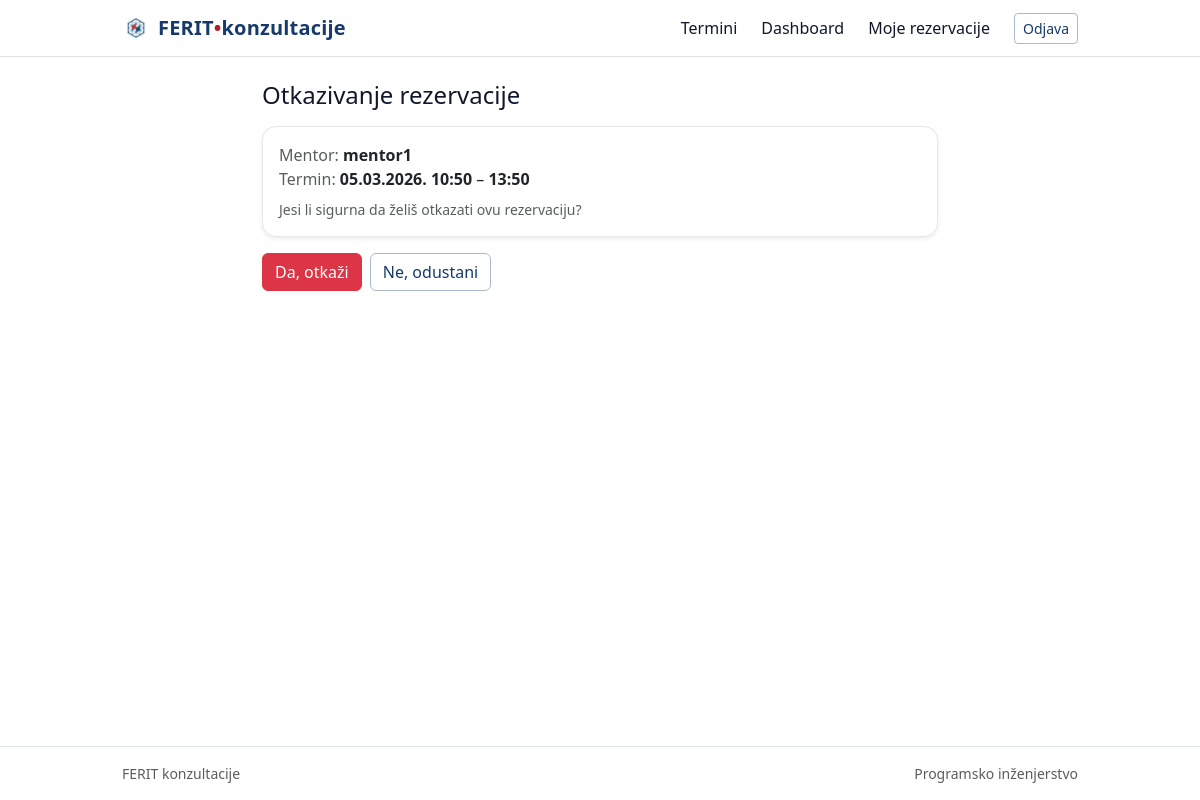
/my-bookings/2/cancel/ (signed in), run on the app's committed database.
### booking/models.py (models this page shows, shortened)
class Booking(models.Model):
    STATUS_CHOICES = [
        ('booked', 'Booked'),
        ('cancelled', 'Cancelled'),
    ]
    slot = models.ForeignKey(
        'AvailabilitySlot',
        on_delete=models.CASCADE,
        related_name='bookings',
    )
    student = models.ForeignKey(
        settings.AUTH_USER_MODEL,
        on_delete=models.CASCADE,
        related_name='bookings',
    )
    status = models.CharField(max_length=20, choices=STATUS_CHOICES, default='booked')
    created_at = models.DateTimeField(default=timezone.now)
    class Meta:
        constraints = [
            models.UniqueConstraint(fields=['slot'], name='unique_booking_per_slot'),
        ]

class AvailabilitySlot(models.Model):
    mentor = models.ForeignKey(
        settings.AUTH_USER_MODEL, on_delete=models.CASCADE, related_name="availability_slots"
    )
    start_at = models.DateTimeField()
    end_at = models.DateTimeField()
    is_active = models.BooleanField(default=True)
    class Meta:
        ordering = ["start_at"]
        constraints = [
            models.CheckConstraint(
                check=models.Q(end_at__gt=models.F("start_at")),
                name="slot_end_after_start",
            ),
        ]

### booking/views.py (the view)
# urls.py: path("my-bookings/<int:booking_id>/cancel/", views.cancel_booking, name="cancel_booking"),
@login_required
def cancel_booking(request, booking_id):
    if not is_student(request.user):
        return HttpResponseForbidden("Samo studenti mogu otkazati rezervaciju.")
    booking = get_object_or_404(Booking, id=booking_id, student=request.user)
    if request.method == "POST":
        booking.status = "cancelled"
        booking.save()
        messages.success(request, "Rezervacija je otkazana.")
        return redirect("booking:my_bookings")
    return render(request, "booking/cancel_booking_confirm.html", {"booking": booking})

### accounts/context_processors.py (called while the page is built)
def role_flags(request):
    user = request.user
    is_mentor = False
    is_student = False
    if user.is_authenticated:
        is_mentor = user.is_superuser or user.groups.filter(name="mentor").exists()
        is_student = not is_mentor  # svi ostali prijavljeni korisnici tretiraju se kao studenti
    return {
        "is_mentor": is_mentor,
        "is_student": is_student,
    }

### booking/utils.py (called while the page is built)
def is_mentor(user):
    if not user or not user.is_authenticated:
        return False
    return user.is_superuser or user.groups.filter(name="mentor").exists()

def is_student(user):
    if not user or not user.is_authenticated:
        return False
    return not is_mentor(user)

### templates/booking/cancel_booking_confirm.html (shortened to what this page needs)
{% extends "base.html" %}
{% block content %}
<div class="container" style="max-width: 700px;">
  <h1 class="h4 mb-3">Otkazivanje rezervacije</h1>
  <div class="card shadow-sm mb-3">
    <div class="card-body">
      <div><span class="text-muted">Mentor:</span> <b>{{ booking.slot.mentor.username }}</b></div>
      <div>
        <span class="text-muted">Termin:</span>
        <b>{{ booking.slot.start_at|date:"d.m.Y. H:i" }}</b> – <b>{{ booking.slot.end_at|date:"H:i" }}</b>
      </div>
      <div class="text-muted small mt-2">
        Jesi li sigurna da želiš otkazati ovu rezervaciju?
      </div>
    </div>
  </div>
  <form method="post" class="d-flex gap-2">
    <button type="submit" class="btn btn-danger">Da, otkaži</button>
    <a class="btn btn-outline-secondary" href="{% url 'booking:my_bookings' %}">Ne, odustani</a>
  </form>
</div>
{% endblock %}

### static/css/style.css (style rules this page uses)
:root { --ferit-red: #b3202a; --ferit-red-2: #d34b54; --ferit-blue: #163a6b; --ink: #0f172a; --muted: #64748b; --bg: #ffffff; --surface: #ffffff; --border: #e5e7eb; --shadow: 0 10px 25px rgba(2, 6, 23, 0.08); --radius: 14px; }
body { background: var(--bg); color: var(--ink); }
a { color: var(--ferit-blue); text-decoration: none; }
.card { border: 1px solid var(--border); border-radius: var(--radius); }
.card.shadow-sm { box-shadow: var(--shadow); }
.btn-outline-secondary { color: var(--ferit-blue); border-color: rgba(22, 58, 107, 0.35); }

### data on the page
Booking: slot.mentor.username "mentor1", slot.start_at "05.03.2026. 10:50", slot.end_at "13:50"
